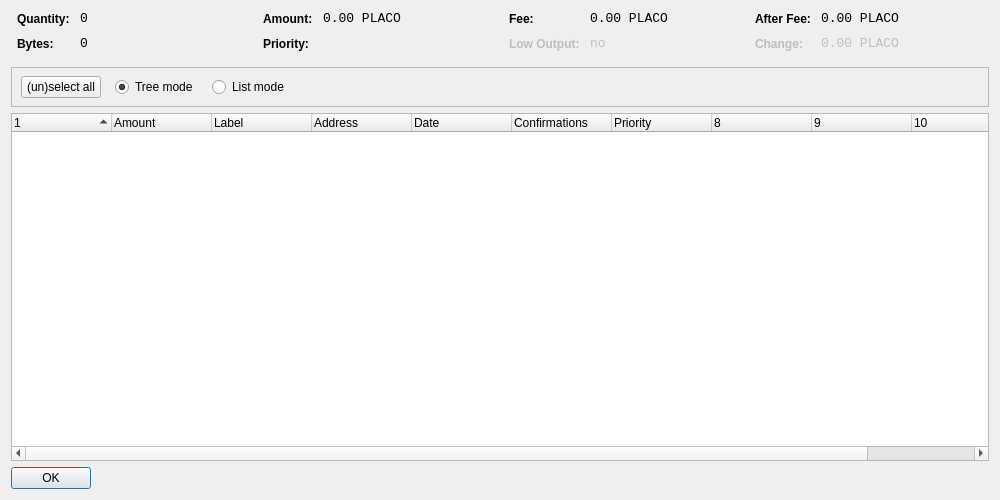
<?xml version="1.0" encoding="UTF-8"?>
<ui version="4.0">
 <class>CoinControlDialog</class>
 <widget class="QDialog" name="CoinControlDialog">
  <property name="geometry">
   <rect>
    <x>0</x>
    <y>0</y>
    <width>1000</width>
    <height>500</height>
   </rect>
  </property>
  <property name="windowTitle">
   <string>Coin Control</string>
  </property>
  <property name="styleSheet">
   <string notr="true">background-image: url(:/images/bkg2);</string>
  </property>
  <layout class="QVBoxLayout" name="verticalLayout">
   <item>
    <layout class="QHBoxLayout" name="horizontalLayoutTop" stretch="0,0,0,0">
     <property name="topMargin">
      <number>0</number>
     </property>
     <property name="bottomMargin">
      <number>10</number>
     </property>
     <item>
      <layout class="QFormLayout" name="formLayoutCoinControl1">
       <property name="horizontalSpacing">
        <number>10</number>
       </property>
       <property name="verticalSpacing">
        <number>10</number>
       </property>
       <property name="leftMargin">
        <number>6</number>
       </property>
       <property name="rightMargin">
        <number>6</number>
       </property>
       <item row="0" column="0">
        <widget class="QLabel" name="labelCoinControlQuantityText">
         <property name="styleSheet">
          <string notr="true">font-weight:bold;</string>
         </property>
         <property name="text">
          <string>Quantity:</string>
         </property>
        </widget>
       </item>
       <item row="0" column="1">
        <widget class="QLabel" name="labelCoinControlQuantity">
         <property name="font">
          <font>
           <family>Monospace</family>
           <pointsize>10</pointsize>
          </font>
         </property>
         <property name="cursor">
          <cursorShape>IBeamCursor</cursorShape>
         </property>
         <property name="contextMenuPolicy">
          <enum>Qt::ActionsContextMenu</enum>
         </property>
         <property name="text">
          <string notr="true">0</string>
         </property>
         <property name="textInteractionFlags">
          <set>Qt::LinksAccessibleByMouse|Qt::TextSelectableByKeyboard|Qt::TextSelectableByMouse</set>
         </property>
        </widget>
       </item>
       <item row="1" column="0">
        <widget class="QLabel" name="labelCoinControlBytesText">
         <property name="styleSheet">
          <string notr="true">font-weight:bold;</string>
         </property>
         <property name="text">
          <string>Bytes:</string>
         </property>
        </widget>
       </item>
       <item row="1" column="1">
        <widget class="QLabel" name="labelCoinControlBytes">
         <property name="font">
          <font>
           <family>Monospace</family>
           <pointsize>10</pointsize>
          </font>
         </property>
         <property name="cursor">
          <cursorShape>IBeamCursor</cursorShape>
         </property>
         <property name="contextMenuPolicy">
          <enum>Qt::ActionsContextMenu</enum>
         </property>
         <property name="text">
          <string notr="true">0</string>
         </property>
         <property name="textInteractionFlags">
          <set>Qt::LinksAccessibleByMouse|Qt::TextSelectableByKeyboard|Qt::TextSelectableByMouse</set>
         </property>
        </widget>
       </item>
      </layout>
     </item>
     <item>
      <layout class="QFormLayout" name="formLayoutCoinControl2">
       <property name="horizontalSpacing">
        <number>10</number>
       </property>
       <property name="verticalSpacing">
        <number>10</number>
       </property>
       <property name="leftMargin">
        <number>6</number>
       </property>
       <property name="rightMargin">
        <number>6</number>
       </property>
       <item row="0" column="0">
        <widget class="QLabel" name="labelCoinControlAmountText">
         <property name="styleSheet">
          <string notr="true">font-weight:bold;</string>
         </property>
         <property name="text">
          <string>Amount:</string>
         </property>
        </widget>
       </item>
       <item row="0" column="1">
        <widget class="QLabel" name="labelCoinControlAmount">
         <property name="font">
          <font>
           <family>Monospace</family>
           <pointsize>10</pointsize>
          </font>
         </property>
         <property name="cursor">
          <cursorShape>IBeamCursor</cursorShape>
         </property>
         <property name="contextMenuPolicy">
          <enum>Qt::ActionsContextMenu</enum>
         </property>
         <property name="text">
          <string notr="true">0.00 PLACO</string>
         </property>
         <property name="textInteractionFlags">
          <set>Qt::LinksAccessibleByMouse|Qt::TextSelectableByKeyboard|Qt::TextSelectableByMouse</set>
         </property>
        </widget>
       </item>
       <item row="1" column="0">
        <widget class="QLabel" name="labelCoinControlPriorityText">
         <property name="styleSheet">
          <string notr="true">font-weight:bold;</string>
         </property>
         <property name="text">
          <string>Priority:</string>
         </property>
        </widget>
       </item>
       <item row="1" column="1">
        <widget class="QLabel" name="labelCoinControlPriority">
         <property name="font">
          <font>
           <family>Monospace</family>
           <pointsize>10</pointsize>
          </font>
         </property>
         <property name="cursor">
          <cursorShape>IBeamCursor</cursorShape>
         </property>
         <property name="contextMenuPolicy">
          <enum>Qt::ActionsContextMenu</enum>
         </property>
         <property name="text">
          <string/>
         </property>
         <property name="textInteractionFlags">
          <set>Qt::LinksAccessibleByMouse|Qt::TextSelectableByKeyboard|Qt::TextSelectableByMouse</set>
         </property>
        </widget>
       </item>
      </layout>
     </item>
     <item>
      <layout class="QFormLayout" name="formLayoutCoinControl3">
       <property name="horizontalSpacing">
        <number>10</number>
       </property>
       <property name="verticalSpacing">
        <number>10</number>
       </property>
       <property name="leftMargin">
        <number>6</number>
       </property>
       <property name="rightMargin">
        <number>6</number>
       </property>
       <item row="0" column="0">
        <widget class="QLabel" name="labelCoinControlFeeText">
         <property name="styleSheet">
          <string notr="true">font-weight:bold;</string>
         </property>
         <property name="text">
          <string>Fee:</string>
         </property>
        </widget>
       </item>
       <item row="0" column="1">
        <widget class="QLabel" name="labelCoinControlFee">
         <property name="font">
          <font>
           <family>Monospace</family>
           <pointsize>10</pointsize>
          </font>
         </property>
         <property name="cursor">
          <cursorShape>IBeamCursor</cursorShape>
         </property>
         <property name="contextMenuPolicy">
          <enum>Qt::ActionsContextMenu</enum>
         </property>
         <property name="text">
          <string notr="true">0.00 PLACO</string>
         </property>
         <property name="textInteractionFlags">
          <set>Qt::LinksAccessibleByMouse|Qt::TextSelectableByKeyboard|Qt::TextSelectableByMouse</set>
         </property>
        </widget>
       </item>
       <item row="1" column="0">
        <widget class="QLabel" name="labelCoinControlLowOutputText">
         <property name="enabled">
          <bool>false</bool>
         </property>
         <property name="styleSheet">
          <string notr="true">font-weight:bold;</string>
         </property>
         <property name="text">
          <string>Low Output:</string>
         </property>
        </widget>
       </item>
       <item row="1" column="1">
        <widget class="QLabel" name="labelCoinControlLowOutput">
         <property name="enabled">
          <bool>false</bool>
         </property>
         <property name="font">
          <font>
           <family>Monospace</family>
           <pointsize>10</pointsize>
          </font>
         </property>
         <property name="cursor">
          <cursorShape>IBeamCursor</cursorShape>
         </property>
         <property name="contextMenuPolicy">
          <enum>Qt::ActionsContextMenu</enum>
         </property>
         <property name="text">
          <string notr="true">no</string>
         </property>
         <property name="textInteractionFlags">
          <set>Qt::LinksAccessibleByMouse|Qt::TextSelectableByKeyboard|Qt::TextSelectableByMouse</set>
         </property>
        </widget>
       </item>
      </layout>
     </item>
     <item>
      <layout class="QFormLayout" name="formLayoutCoinControl4">
       <property name="horizontalSpacing">
        <number>10</number>
       </property>
       <property name="verticalSpacing">
        <number>10</number>
       </property>
       <property name="leftMargin">
        <number>6</number>
       </property>
       <property name="rightMargin">
        <number>6</number>
       </property>
       <item row="0" column="0">
        <widget class="QLabel" name="labelCoinControlAfterFeeText">
         <property name="styleSheet">
          <string notr="true">font-weight:bold;</string>
         </property>
         <property name="text">
          <string>After Fee:</string>
         </property>
        </widget>
       </item>
       <item row="0" column="1">
        <widget class="QLabel" name="labelCoinControlAfterFee">
         <property name="font">
          <font>
           <family>Monospace</family>
           <pointsize>10</pointsize>
          </font>
         </property>
         <property name="cursor">
          <cursorShape>IBeamCursor</cursorShape>
         </property>
         <property name="contextMenuPolicy">
          <enum>Qt::ActionsContextMenu</enum>
         </property>
         <property name="text">
          <string notr="true">0.00 PLACO</string>
         </property>
         <property name="textInteractionFlags">
          <set>Qt::LinksAccessibleByMouse|Qt::TextSelectableByKeyboard|Qt::TextSelectableByMouse</set>
         </property>
        </widget>
       </item>
       <item row="1" column="0">
        <widget class="QLabel" name="labelCoinControlChangeText">
         <property name="enabled">
          <bool>false</bool>
         </property>
         <property name="styleSheet">
          <string notr="true">font-weight:bold;</string>
         </property>
         <property name="text">
          <string>Change:</string>
         </property>
        </widget>
       </item>
       <item row="1" column="1">
        <widget class="QLabel" name="labelCoinControlChange">
         <property name="enabled">
          <bool>false</bool>
         </property>
         <property name="font">
          <font>
           <family>Monospace</family>
           <pointsize>10</pointsize>
          </font>
         </property>
         <property name="cursor">
          <cursorShape>IBeamCursor</cursorShape>
         </property>
         <property name="contextMenuPolicy">
          <enum>Qt::ActionsContextMenu</enum>
         </property>
         <property name="text">
          <string notr="true">0.00 PLACO</string>
         </property>
         <property name="textInteractionFlags">
          <set>Qt::LinksAccessibleByMouse|Qt::TextSelectableByKeyboard|Qt::TextSelectableByMouse</set>
         </property>
        </widget>
       </item>
      </layout>
     </item>
    </layout>
   </item>
   <item>
    <widget class="QFrame" name="frame">
     <property name="minimumSize">
      <size>
       <width>0</width>
       <height>40</height>
      </size>
     </property>
     <property name="frameShape">
      <enum>QFrame::StyledPanel</enum>
     </property>
     <property name="frameShadow">
      <enum>QFrame::Sunken</enum>
     </property>
     <widget class="QWidget" name="horizontalLayoutWidget">
      <property name="geometry">
       <rect>
        <x>10</x>
        <y>0</y>
        <width>781</width>
        <height>41</height>
       </rect>
      </property>
      <layout class="QHBoxLayout" name="horizontalLayoutPanel" stretch="0,0,0,0">
       <property name="spacing">
        <number>14</number>
       </property>
       <item>
        <widget class="QPushButton" name="pushButtonSelectAll">
         <property name="sizePolicy">
          <sizepolicy hsizetype="Maximum" vsizetype="Fixed">
           <horstretch>0</horstretch>
           <verstretch>0</verstretch>
          </sizepolicy>
         </property>
         <property name="text">
          <string>(un)select all</string>
         </property>
        </widget>
       </item>
       <item>
        <widget class="QRadioButton" name="radioTreeMode">
         <property name="sizePolicy">
          <sizepolicy hsizetype="Maximum" vsizetype="Fixed">
           <horstretch>0</horstretch>
           <verstretch>0</verstretch>
          </sizepolicy>
         </property>
         <property name="text">
          <string>Tree mode</string>
         </property>
         <property name="checked">
          <bool>true</bool>
         </property>
        </widget>
       </item>
       <item>
        <widget class="QRadioButton" name="radioListMode">
         <property name="sizePolicy">
          <sizepolicy hsizetype="Maximum" vsizetype="Fixed">
           <horstretch>0</horstretch>
           <verstretch>0</verstretch>
          </sizepolicy>
         </property>
         <property name="text">
          <string>List mode</string>
         </property>
        </widget>
       </item>
       <item>
        <spacer name="horizontalSpacer">
         <property name="orientation">
          <enum>Qt::Horizontal</enum>
         </property>
         <property name="sizeHint" stdset="0">
          <size>
           <width>40</width>
           <height>20</height>
          </size>
         </property>
        </spacer>
       </item>
      </layout>
     </widget>
    </widget>
   </item>
   <item>
    <widget class="CoinControlTreeWidget" name="treeWidget">
     <property name="contextMenuPolicy">
      <enum>Qt::CustomContextMenu</enum>
     </property>
     <property name="sortingEnabled">
      <bool>false</bool>
     </property>
     <property name="columnCount">
      <number>11</number>
     </property>
     <attribute name="headerShowSortIndicator" stdset="0">
      <bool>true</bool>
     </attribute>
     <attribute name="headerStretchLastSection">
      <bool>false</bool>
     </attribute>
     <column>
      <property name="text">
       <string/>
      </property>
     </column>
     <column>
      <property name="text">
       <string>Amount</string>
      </property>
     </column>
     <column>
      <property name="text">
       <string>Label</string>
      </property>
     </column>
     <column>
      <property name="text">
       <string>Address</string>
      </property>
     </column>
     <column>
      <property name="text">
       <string>Date</string>
      </property>
     </column>
     <column>
      <property name="text">
       <string>Confirmations</string>
      </property>
      <property name="toolTip">
       <string>Confirmed</string>
      </property>
     </column>
     <column>
      <property name="text">
       <string>Priority</string>
      </property>
     </column>
     <column>
      <property name="text">
       <string/>
      </property>
     </column>
     <column>
      <property name="text">
       <string/>
      </property>
     </column>
     <column>
      <property name="text">
       <string/>
      </property>
     </column>
     <column>
      <property name="text">
       <string/>
      </property>
     </column>
    </widget>
   </item>
   <item>
    <widget class="QDialogButtonBox" name="buttonBox">
     <property name="sizePolicy">
      <sizepolicy hsizetype="Maximum" vsizetype="Fixed">
       <horstretch>0</horstretch>
       <verstretch>0</verstretch>
      </sizepolicy>
     </property>
     <property name="orientation">
      <enum>Qt::Horizontal</enum>
     </property>
     <property name="standardButtons">
      <set>QDialogButtonBox::Ok</set>
     </property>
    </widget>
   </item>
  </layout>
 </widget>
 <customwidgets>
  <customwidget>
   <class>CoinControlTreeWidget</class>
   <extends>QTreeWidget</extends>
   <header>coincontroltreewidget.h</header>
  </customwidget>
 </customwidgets>
 <resources/>
 <connections/>
</ui>
